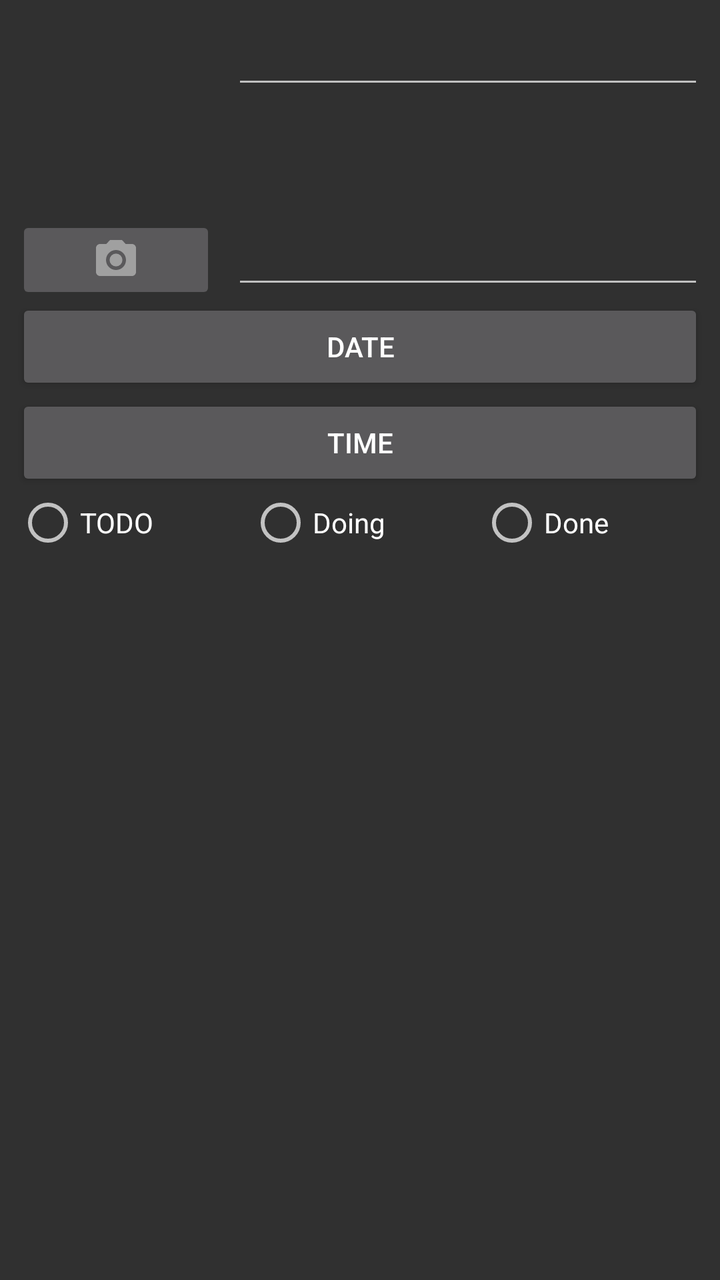
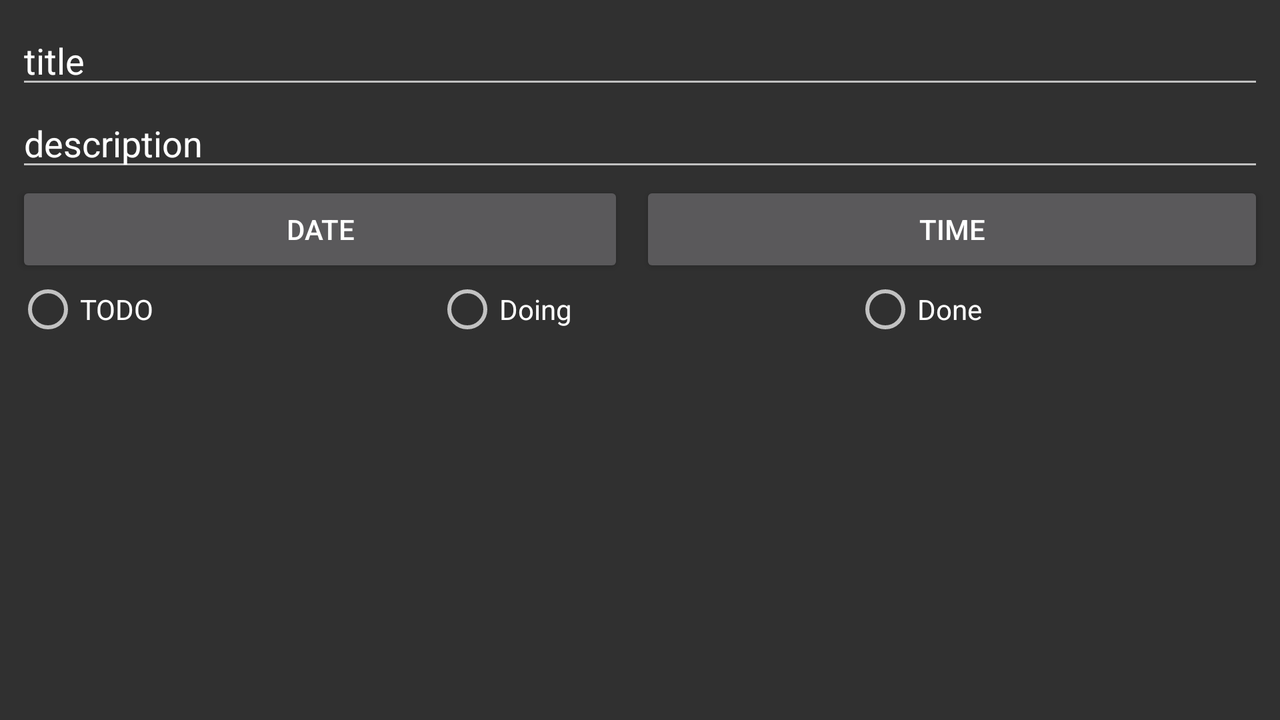

Two renders of one Android screen. The first uses the default layout on a phone; the second uses the alternative layout the repository ships for a different screen configuration, on a matching device. The two XML files are below.
<!-- AndroidManifest.xml: application theme AppTheme -->
<!-- res/layout/fragment_task_detail_dialog.xml -->
<?xml version="1.0" encoding="utf-8"?>
<RelativeLayout xmlns:android="http://schemas.android.com/apk/res/android"
    xmlns:app="http://schemas.android.com/apk/res-auto"
    xmlns:tools="http://schemas.android.com/tools"
    android:layout_width="match_parent"
    android:layout_height="match_parent"
    android:orientation="vertical"
    android:padding="8dp"
    tools:context=".controller.fragment.TaskDetailDialogFragment">

    <EditText
        android:id="@+id/edit_text_task_detail_title"
        android:layout_width="match_parent"
        android:layout_height="wrap_content"
        android:layout_alignParentEnd="true"
        android:layout_toEndOf="@id/image_view_task_image"
        android:layout_marginLeft="8dp"
        android:isScrollContainer="true"
        android:inputType="textMultiLine" />

    <EditText
        android:id="@+id/edit_text_task_detail_description"
        android:layout_width="match_parent"
        android:layout_height="100dp"
        android:layout_below="@id/edit_text_task_detail_title"
        android:layout_alignParentEnd="true"
        android:layout_toEndOf="@id/image_view_task_image"
        android:layout_marginLeft="8dp"
        android:isScrollContainer="true"
        android:inputType="textMultiLine" />

    <Button
        android:id="@+id/button_task_detail_date"
        android:layout_width="match_parent"
        android:layout_height="wrap_content"
        android:layout_below="@id/edit_text_task_detail_description"
        android:text="date" />

    <Button
        android:id="@+id/button_task_detail_time"
        android:layout_width="match_parent"
        android:layout_height="wrap_content"
        android:layout_below="@id/button_task_detail_date"
        android:text="time" />

    <ImageView
        android:id="@+id/image_view_task_image"
        android:layout_width="100dp"
        android:layout_height="100dp"
        app:srcCompat="@mipmap/ic_launcher" />

    <ImageButton
        android:id="@+id/image_button_camera"
        android:layout_width="100dp"
        android:layout_height="wrap_content"
        android:layout_below="@id/image_view_task_image"
        android:src="@drawable/ic_baseline_camera_alt_24" />

    <RadioGroup
        android:id="@+id/radio_group_task_detail"
        android:layout_width="match_parent"
        android:layout_height="wrap_content"
        android:layout_below="@id/button_task_detail_time"
        android:orientation="horizontal">

        <RadioButton
            android:id="@+id/radio_button_task_detail_todo"
            android:layout_width="wrap_content"
            android:layout_height="wrap_content"
            android:layout_weight="1"
            android:text="TODO" />

        <RadioButton
            android:id="@+id/radio_button_task_detail_doing"
            android:layout_width="wrap_content"
            android:layout_height="wrap_content"
            android:layout_weight="1"
            android:text="Doing" />

        <RadioButton
            android:id="@+id/radio_button_task_detail_done"
            android:layout_width="wrap_content"
            android:layout_height="wrap_content"
            android:layout_weight="1"
            android:text="Done" />
    </RadioGroup>
</RelativeLayout>
<!-- resources referenced by this layout -->
<resources>
  <!-- drawable ic_baseline_camera_alt_24 (drawable) -->
  <vector android:alpha="0.9" android:autoMirrored="true"
      android:height="24dp" android:tint="#A7A7A7"
      android:viewportHeight="24" android:viewportWidth="24"
      android:width="24dp" xmlns:android="http://schemas.android.com/apk/res/android">
      <path android:fillColor="@android:color/white" android:pathData="M12,12m-3.2,0a3.2,3.2 0,1 1,6.4 0a3.2,3.2 0,1 1,-6.4 0"/>
      <path android:fillColor="@android:color/white" android:pathData="M9,2L7.17,4L4,4c-1.1,0 -2,0.9 -2,2v12c0,1.1 0.9,2 2,2h16c1.1,0 2,-0.9 2,-2L22,6c0,-1.1 -0.9,-2 -2,-2h-3.17L15,2L9,2zM12,17c-2.76,0 -5,-2.24 -5,-5s2.24,-5 5,-5 5,2.24 5,5 -2.24,5 -5,5z"/>
  </vector>
  <style name="AppTheme" parent="Theme.MaterialComponents.Bridge">
          
          <item name="colorPrimary">@color/colorPrimary</item>
          <item name="colorPrimaryDark">@color/colorPrimaryDark</item>
          <item name="colorAccent">@color/colorAccent</item>
      </style>
</resources>
<!-- res/layout-land/fragment_task_detail_dialog.xml (the repository's variant of the layout above) -->
<!-- drawn on the phone turned sideways -->
<?xml version="1.0" encoding="utf-8"?>
<LinearLayout xmlns:android="http://schemas.android.com/apk/res/android"
    xmlns:tools="http://schemas.android.com/tools"
    android:layout_width="match_parent"
    android:layout_height="match_parent"
    android:orientation="vertical"
    android:padding="8dp"
    tools:context=".controller.fragment.TaskDetailDialogFragment">

    <EditText
        android:id="@+id/edit_text_task_detail_title"
        android:layout_width="match_parent"
        android:layout_height="wrap_content"
        android:ems="10"
        android:gravity="start|top"
        android:inputType="textMultiLine"
        tools:text="title" />

    <EditText
        android:id="@+id/edit_text_task_detail_description"
        android:layout_width="match_parent"
        android:layout_height="wrap_content"
        android:ems="10"
        android:gravity="start|top"
        android:inputType="textMultiLine"
        tools:text="description" />

    <LinearLayout
        android:layout_width="match_parent"
        android:layout_height="wrap_content"
        android:orientation="horizontal">

        <Button
            android:id="@+id/button_task_detail_date"
            android:layout_width="match_parent"
            android:layout_height="wrap_content"
            android:layout_marginRight="8dp"
            android:layout_weight="1"
            android:text="date" />

        <Button
            android:id="@+id/button_task_detail_time"
            android:layout_width="match_parent"
            android:layout_height="wrap_content"
            android:layout_weight="1"
            android:text="time" />
    </LinearLayout>

    <RadioGroup
        android:id="@+id/radio_group_task_detail"
        android:layout_width="match_parent"
        android:layout_height="wrap_content"
        android:orientation="horizontal">

        <RadioButton
            android:id="@+id/radio_button_task_detail_todo"
            android:layout_width="wrap_content"
            android:layout_height="wrap_content"
            android:layout_weight="1"
            android:text="TODO" />

        <RadioButton
            android:id="@+id/radio_button_task_detail_doing"
            android:layout_width="wrap_content"
            android:layout_height="wrap_content"
            android:layout_weight="1"
            android:text="Doing" />

        <RadioButton
            android:id="@+id/radio_button_task_detail_done"
            android:layout_width="wrap_content"
            android:layout_height="wrap_content"
            android:layout_weight="1"
            android:text="Done" />
    </RadioGroup>
</LinearLayout>
<!-- resources referenced by the variant -->
<!-- as the phone turned sideways resolves them -->
<resources>
  <style name="AppTheme" parent="Theme.MaterialComponents.Bridge">
          
          <item name="colorPrimary">@color/colorPrimary</item>
          <item name="colorPrimaryDark">@color/colorPrimaryDark</item>
          <item name="colorAccent">@color/colorAccent</item>
      </style>
</resources>
